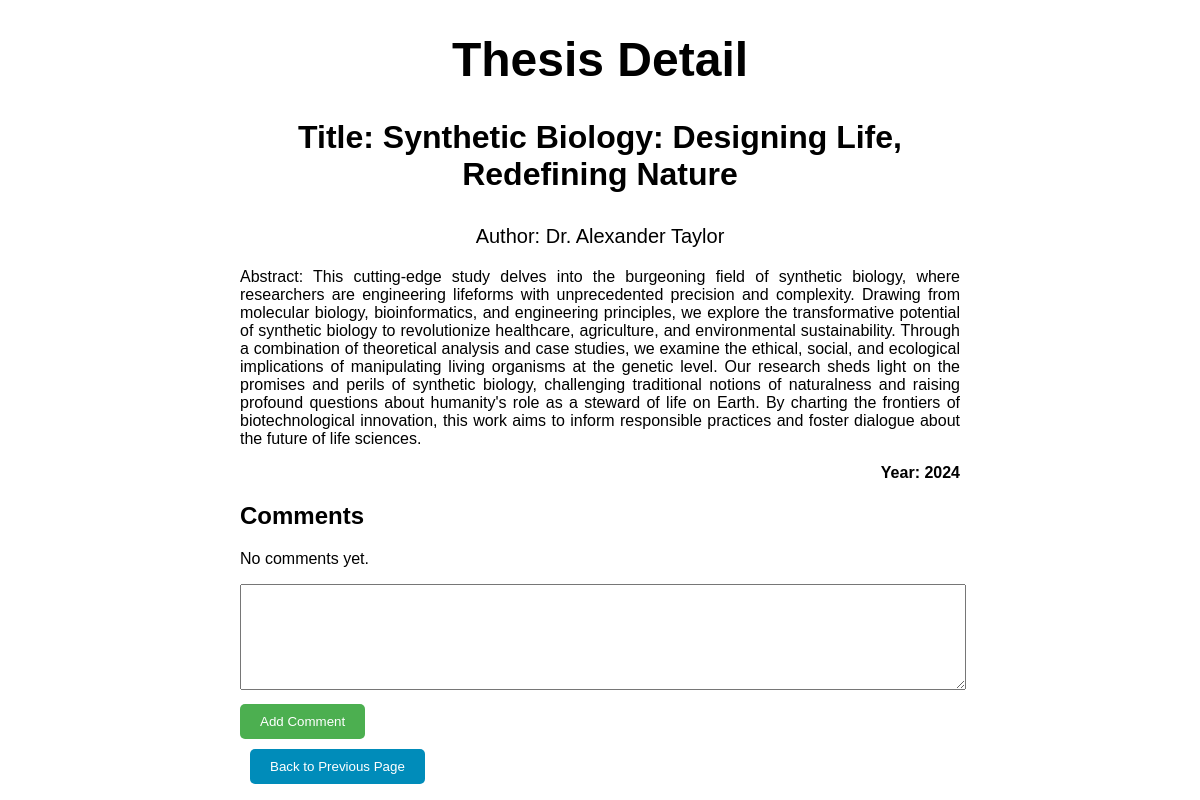
Page /4/ on the committed database.
### authors/models.py (models this page shows, shortened)
class Thesis(models.Model):
    title = models.CharField(max_length=200)
    author = models.CharField(max_length=100)
    abstract = models.TextField()
    year = models.IntegerField()

### authors/views.py (the view)
# urls.py: path('<int:thesis_id>/', views.thesis_detail, name='thesis_detail'),
def thesis_detail(request, thesis_id):
    thesis = get_object_or_404(Thesis, pk=thesis_id)
    return render(request, 'thesis_detail.html', {'thesis': thesis})

### authors/templates/thesis_detail.html (shortened to what this page needs)
<!DOCTYPE html>
<html lang="en">
<head>
    {% load static %}
    <link rel="stylesheet" type="text/css" href="{% static 'detail_style.css' %}">
</head>
<body>
    <h1>Thesis Detail</h1>
    <p class="thesis-title">Title: {{ thesis.title }}</p>
    <p class="author">Author: {{ thesis.author }}</p>
    <p class="abstract">Abstract: {{ thesis.abstract }}</p>
    <p class="year">Year: {{ thesis.year }}</p>
    <h2>Comments</h2>
    {% for comment in thesis.comments.all %}
        <div class="comment">
            <p>{{ comment.text }}</p>
            <p class="info">Posted on: {{ comment.created_at }}</p>
        </div>
    {% empty %}
        <p>No comments yet.</p>
    {% endfor %}
    <form method="post" action="{% url 'add_comment_to_thesis' thesis.pk %}">
        <textarea name="comment_text" class="comment-textarea"></textarea><br>
        <button type="submit" class="comment-btn">Add Comment</button>
    </form>
    <div id="back-btn">
        <button onclick="goBack()" class="btn">Back to Previous Page</button>
    </div>
</body>
</html>

### mystaticfiles/detail_style.css (style rules this page uses)
body { max-width: 60%; margin: auto; font-family: 'Century Gothic', sans-serif; }
h1 { font-size: 3rem; text-align: center; }
.thesis-title { font-size: 2rem; text-align: center; font-weight: bold; }
.author { font-size: 20px; text-align: center; }
.abstract { text-align: justify; }
.year { text-align: right; font-weight: bold; }
.comment-textarea { width: 100%; height: 100px; margin-bottom: 10px; resize: vertical; }
.comment-btn { padding: 10px 20px; border: none; border-radius: 5px; background-color: #4CAF50; color: white; cursor: pointer; }
#back-btn { padding: 10px; }
.btn { background-color: #008CBA; color: white; padding: 10px 20px; border: none; border-radius: 5px; cursor: pointer; }

### rows in the picture
Thesis: title "Synthetic Biology: Designing Life, Redefining Nature", author "Dr. Alexander Taylor", abstract "This cutting-edge study delves into the burgeoning field of synthetic biology, where researchers are engineering lifeforms with unprecedented precision and complexity. Drawing from molecular biology, bioinformatics, and engineering principles, we explore the transformative potential of synthetic biology to revolutionize healthcare, agriculture, and environmental sustainability. Through a combination of theoretical analysis and case studies, we examine the ethical, social, and ecological implications of manipulating living organisms at the genetic level. Our research sheds light on the promises and perils of synthetic biology, challenging traditional notions of naturalness and raising…", year "2024"
